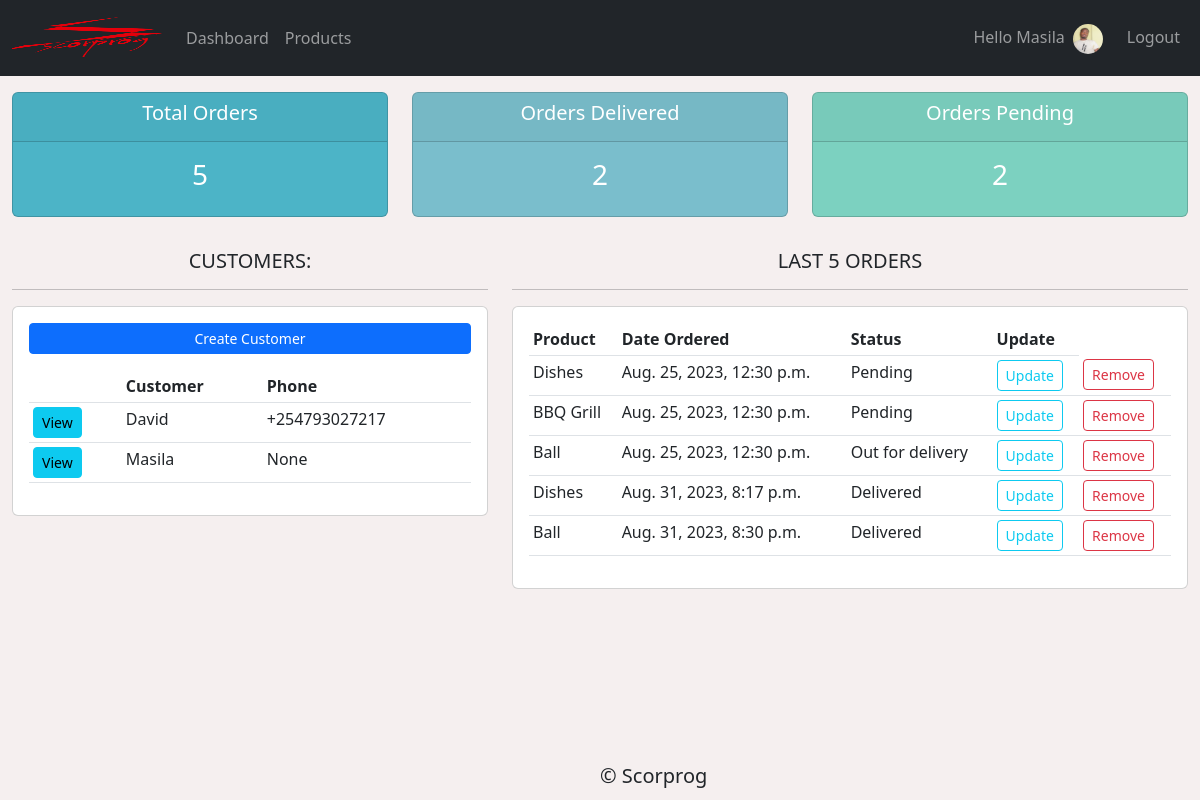
The app's page / (signed in), older data.
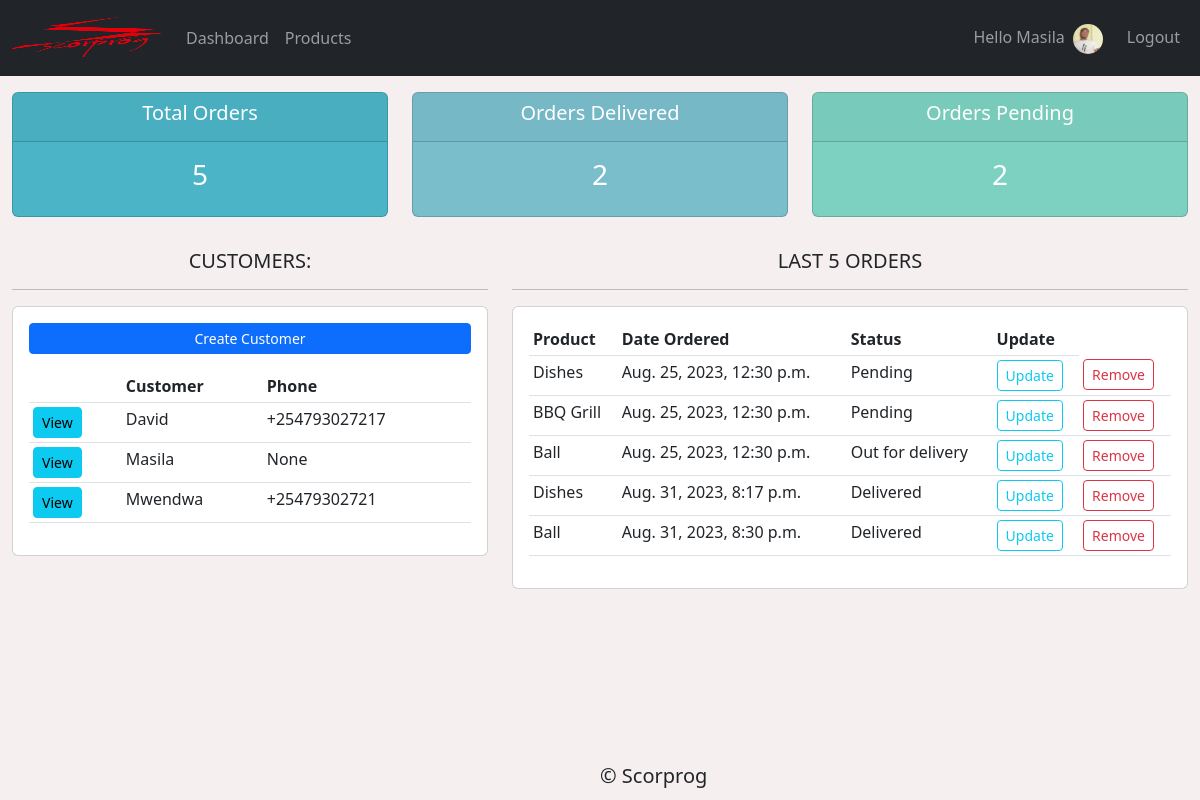
The same page, newer data.
### accounts/models.py (models this page shows, shortened)
class Customer(models.Model):
    user = models.OneToOneField(User, null=True, on_delete=models.CASCADE)
    first_name = models.CharField(max_length=100, null=True)
    last_name = models.CharField(max_length=100, null=True)
    email = models.EmailField(max_length=100, null=True)
    profile_pic = models.ImageField(null=True, blank=True, default="Blank.png")
    phone = models.CharField(null=True, unique=True, max_length=50)
    date_created = models.DateTimeField(auto_now_add=True)

class Order(models.Model):
    STATUS = (
        ('Pending','Pending'),
        ('Out for delivery','Out for delivery'),
        ('Delivered', 'Delivered')
    )
    customer = models.ForeignKey(Customer, null=True, on_delete=models.SET_NULL)
    product = models.ForeignKey(Product, null=True, on_delete=models.SET_NULL)
    date_created = models.DateTimeField(auto_now_add=True, null=True)
    status = models.CharField(max_length=50, choices=STATUS)
    note = models.CharField(max_length=100, null=True)

class Product(models.Model):
    CATEGORY = (
        ('Indoor', 'Indoor'),
        ('Out Door', 'Out Door')
    )
    product_name = models.CharField(max_length=100, null=True)
    price = models.FloatField(null=True)
    category = models.CharField(max_length=100, null=True, choices=CATEGORY)
    description = models.TextField(max_length=250, null=True, blank=True)
    date_created = models.DateTimeField(auto_now_add=True)
    tag = models.ManyToManyField(Tag)

### accounts/decorators.py (the view)
    def wrapper(request, *args, **kwargs):
        group = None
        if request.user.groups.exists():
            group = request.user.groups.all()[0].name
            if group == 'customer':
                return redirect("/user")
            if group == "admin" or group == 'employee':
                return view_func(request, *args, **kwargs)
        else:
            return HttpResponse("<h1>403 Forbidden</h1>")

### accounts/views.py (called while the page is built)
@login_required(login_url='/login')
@admin_only
def home(request):
    orders = Order.objects.all()
    customers = Customer.objects.all()
    total_customers = customers.count()
    total_orders = orders.count()
    orders_delivered = orders.filter(status='Delivered').count()
    orders_pending = orders.filter(status='Pending').count()
    context = {
        'orders': orders,
        'customers': customers,
        'total_orders': total_orders,
        'total_customers': total_customers,
        'orders_delivered': orders_delivered,
        'orders_pending': orders_pending
    }
    return render(request, 'accounts/dashboard.html', context)

### accounts/templates/accounts/dashboard.html (shortened to what this page needs)
{% extends 'accounts/base.html'%}
{% block content %}
{% include 'accounts/status.html'%}
<div class="container-fluid mt-3">
    <div class="row">
        <div class="col-md-5">
            <h5 class="text-center">CUSTOMERS:</h5>
            <hr>
            <div class="card card-body">
                <a href="{% url 'add_customer' %}" class="btn btn-primary btn-sm btn-block mb-3">Create Customer</a>
                <table class="table table-sm">
                    <tr>
                        <th></th>
                        <th>Customer</th>
                        <th>Phone</th>
                    </tr>
                    {% for customer in customers%}
                    <tr>
                        <td><a class="btn btn-sm btn-info" href="{% url 'customer' customer.id %}">View</a></td>
                        <td>{{ customer.last_name }}</td>
                        <td>{{ customer.phone }}</td>
                    </tr>
                    {% endfor %}
                </table>
            </div>
        </div>
        <div class="col-md-7">
            <h5 class="text-center">LAST 5 ORDERS</h5>
            <hr>
            <div class="card card-body">
                <table class="table table-sm">
                    <tr>
                        <th>Product</th>
                        <th>Date Ordered</th>
                        <th>Status</th>
                        <th>Update</th>
                    </tr>
                    {% for order in orders %}
                    <tr>
                        <td>{{ order.product.product_name }}</td>
                        <td>{{ order.date_created }}</td>
                        <td>{{ order.status }}</td>
                        <td><a href="{% url 'update_order' order.id %}"><div class="btn btn-sm btn-outline-info">Update</div></a></td>
                        {% for groups in user.groups.all %}
                        {% if groups.name == 'admin' %}
                        <td><a href="{% url 'delete_order' order.id %}"><div class="btn btn-sm btn-outline-danger">Remove</div></a></td>
                        {% endif %}
                        {% endfor %}
                    </tr>
                    {% endfor %}
                </table>
            </div>
        </div>
    </div>
</div>
{% endblock %}

### accounts/templates/accounts/navbar.html (shortened to what this page needs)
{% load static %}
<nav class="navbar navbar-dark navbar-expand-lg bg-dark">
    <div class="container-fluid">
        <a class="navbar-brand" href="{% url 'home' %}"><img src="{% static 'images/logo.png' %}" alt="scorprog logo"
                id="img-logo"></a>
        <div class="collapse navbar-collapse" id="navbarNavDropdown">
            <ul class="navbar-nav">
                {% for groups in user.groups.all %}
                {% if groups.name == 'admin' %}
                <li class="nav-item">
                    <a class="nav-link" aria-current="page" href="{% url 'home' %}">Dashboard</a>
                </li>
                <li class="nav-item">
                    <a class="nav-link" href="{% url 'products' %}">Products</a>
                </li>
                {% endif %}
                {% endfor %}
            </ul>
            <ul class="navbar-nav ms-auto">
                {% if not user.is_authenticated %}
                <li class="nav-item">
                    <a class="nav-link" href="{% url 'login' %}">login</a>
                </li>
                <li class="nav-item">
                    <a class="nav-link" href="{% url 'register' %}">Signup</a>
                </li>
                {% else %}
                <li class="nav-item">
                    <span class="nav-link">Hello {{ user|capfirst }}</span>
                </li>
                {% if user.customer.profile_pic %}
                <a class="navbar-brand" href="{% url 'settings' %}"><img src="{{ user.customer.profile_pic.url }}"
                        alt="scorprog logo" id="profile-logo"></a>
                {% endif %}
                <li class="nav-item">
                    <a class="nav-link" href="{% url 'logout' %}">Logout</a>
                </li>
                {% endif %}
            </ul>
        </div>
    </div>
</nav>

Row changes from the older to the newer data that the page shows:
added Customer: last_name "Mwendwa", phone "+25479302721"
